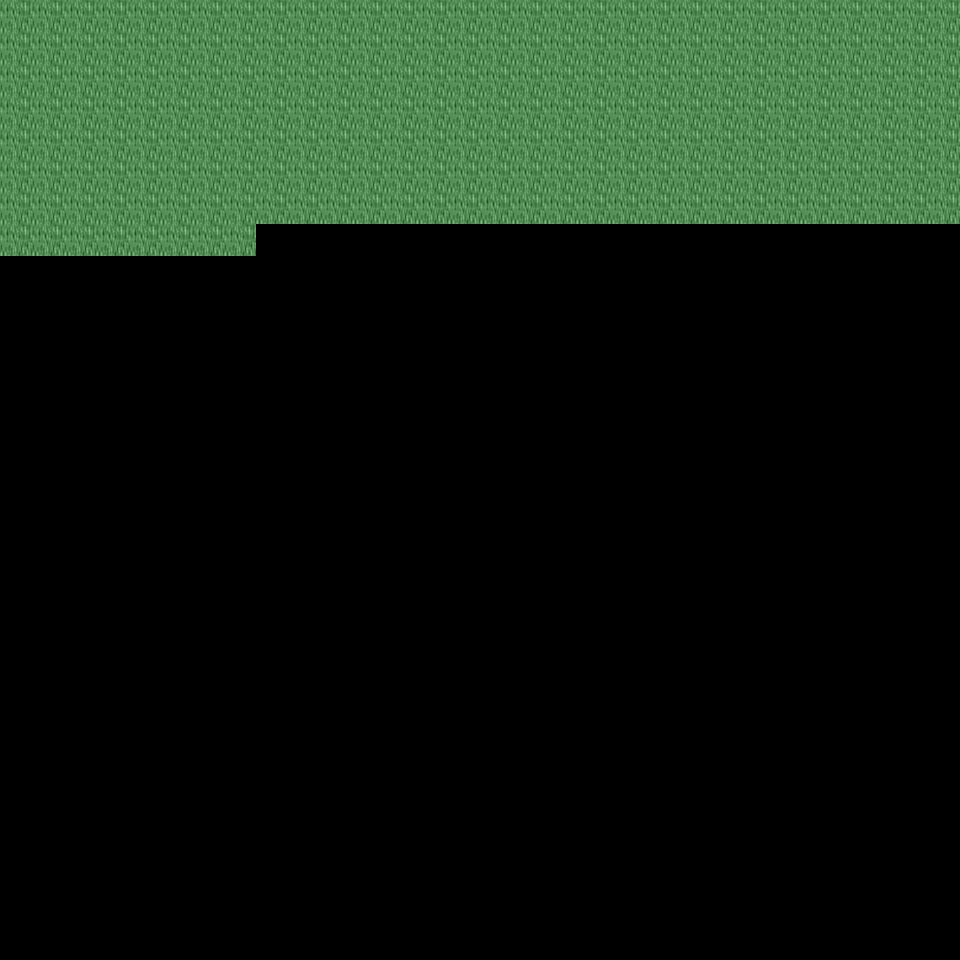

A 2D game scene composited from a Tiled map and its tileset images. What follows is a short description and the map's XML, with each tile layer's data collapsed to a summary:
An orthogonal 30x30 tile map with 32x32 px tiles, 6 tile layers (Ground, Object, Object2, Above, ...), 48 tilesets and 2 objects (2x mapExit).

<map version="1.0" orientation="orthogonal" renderorder="right-down" width="30" height="30" tilewidth="32" tileheight="32" nextobjectid="3">
  <tileset firstgid="1" name="tileset_ground_ground" tilewidth="32" tileheight="32" tilecount="33" columns="3">
    <image source="../drawable/tileset_ground_ground.png" width="96" height="352" />
  </tileset>
  <tileset firstgid="34" name="tileset_ground_ground_2" tilewidth="32" tileheight="32" tilecount="4" columns="4">
    <image source="../drawable/tileset_ground_ground_2.png" width="128" height="32" />
  </tileset>
  <tileset firstgid="38" name="tileset_ground_ridge_earth_dark" tilewidth="32" tileheight="32" tilecount="96" columns="12">
    <image source="../drawable/tileset_ground_ridge_earth_dark.png" width="384" height="256" />
  </tileset>
  <tileset firstgid="134" name="tileset_plant_grasses" tilewidth="32" tileheight="32" tilecount="6" columns="3">
    <image source="../drawable/tileset_plant_grasses.png" width="96" height="64" />
  </tileset>
  <tileset firstgid="140" name="tileset_plant_bush_bushes" tilewidth="32" tileheight="32" tilecount="10" columns="5">
    <image source="../drawable/tileset_plant_bush_bushes.png" width="160" height="64" />
  </tileset>
  <tileset firstgid="150" name="tileset_plant_flower_daisy_white" tilewidth="32" tileheight="32" tilecount="8" columns="2">
    <image source="../drawable/tileset_plant_flower_daisy_white.png" width="64" height="128" />
  </tileset>
  <tileset firstgid="158" name="tileset_building_fence_fence_chunky" tilewidth="32" tileheight="32" tilecount="21" columns="3">
    <image source="../drawable/tileset_building_fence_fence_chunky.png" width="96" height="224" />
  </tileset>
  <tileset firstgid="179" name="tileset_ground_rock_rocks_2" tilewidth="32" tileheight="32" tilecount="4" columns="2">
    <image source="../drawable/tileset_ground_rock_rocks_2.png" width="64" height="64" />
  </tileset>
  <tileset firstgid="183" name="tileset_building_roof_green" tilewidth="32" tileheight="32" tilecount="20" columns="5">
    <image source="../drawable/tileset_building_roof_green.png" width="160" height="128" />
  </tileset>
  <tileset firstgid="203" name="tileset_building_wall_wall_brown" tilewidth="32" tileheight="32" tilecount="12" columns="3">
    <image source="../drawable/tileset_building_wall_wall_brown.png" width="96" height="128" />
  </tileset>
  <tileset firstgid="215" name="tileset_plant_flower_daisy_red" tilewidth="32" tileheight="32" tilecount="8" columns="2">
    <image source="../drawable/tileset_plant_flower_daisy_red.png" width="64" height="128" />
  </tileset>
  <tileset firstgid="223" name="tileset_item_corpse_huge_animal" tilewidth="32" tileheight="32" tilecount="16" columns="2">
    <image source="../drawable/tileset_item_corpse_huge_animal.png" width="64" height="256" />
  </tileset>
  <tileset firstgid="239" name="tileset_plant_stump_rectangular" tilewidth="32" tileheight="32" tilecount="4" columns="2">
    <image source="../drawable/tileset_plant_stump_rectangular.png" width="64" height="64" />
  </tileset>
  <tileset firstgid="243" name="tileset_ground_rock_pebbles" tilewidth="32" tileheight="32" tilecount="3" columns="1">
    <image source="../drawable/tileset_ground_rock_pebbles.png" width="32" height="96" />
  </tileset>
  <tileset firstgid="246" name="tileset_plant_tree_tree_green" tilewidth="32" tileheight="32" tilecount="88" columns="8">
    <image source="../drawable/tileset_plant_tree_tree_green.png" width="256" height="352" />
  </tileset>
  <tileset firstgid="334" name="tileset_item_pot_dark_barrel" tilewidth="32" tileheight="32" tilecount="2" columns="1">
    <image source="../drawable/tileset_item_pot_dark_barrel.png" width="32" height="64" />
  </tileset>
  <tileset firstgid="336" name="tileset_plant_leaves" tilewidth="32" tileheight="32" tilecount="8" columns="4">
    <image source="../drawable/tileset_plant_leaves.png" width="128" height="64" />
  </tileset>
  <tileset firstgid="344" name="tileset_item_statue_cross" tilewidth="32" tileheight="32" tilecount="1" columns="1">
    <image source="../drawable/tileset_item_statue_cross.png" width="32" height="32" />
  </tileset>
  <tileset firstgid="345" name="tileset_ground_ladder_vertical_dark" tilewidth="32" tileheight="32" tilecount="3" columns="3">
    <image source="../drawable/tileset_ground_ladder_vertical_dark.png" width="96" height="32" />
  </tileset>
  <tileset firstgid="348" name="tileset_furniture_light_dark_torch" tilewidth="32" tileheight="32" tilecount="8" columns="2">
    <image source="../drawable/tileset_furniture_light_dark_torch.png" width="64" height="128" />
  </tileset>
  <tileset firstgid="356" name="tileset_building_door_door_n" tilewidth="32" tileheight="32" tilecount="6" columns="3">
    <image source="../drawable/tileset_building_door_door_n.png" width="96" height="64" />
  </tileset>
  <tileset firstgid="362" name="tileset_building_window_window_long" tilewidth="32" tileheight="32" tilecount="3" columns="3">
    <image source="../drawable/tileset_building_window_window_long.png" width="96" height="32" />
  </tileset>
  <tileset firstgid="365" name="tileset_building_roof_yellow" tilewidth="32" tileheight="32" tilecount="20" columns="5">
    <image source="../drawable/tileset_building_roof_yellow.png" width="160" height="128" />
  </tileset>
  <tileset firstgid="385" name="tileset_plant_vine" tilewidth="32" tileheight="32" tilecount="3" columns="1">
    <image source="../drawable/tileset_plant_vine.png" width="32" height="96" />
  </tileset>
  <tileset firstgid="388" name="tileset_logic_portal" tilewidth="32" tileheight="32" tilecount="24" columns="8">
    <image source="../drawable/tileset_logic_portal.png" width="256" height="96" />
  </tileset>
  <tileset firstgid="412" name="tileset_logic_collision" tilewidth="32" tileheight="32" tilecount="1" columns="1">
    <image source="../drawable/tileset_logic_collision.png" width="32" height="32" />
  </tileset>
  <tileset firstgid="413" name="tileset_logic_protection" tilewidth="32" tileheight="32" tilecount="2" columns="2">
    <image source="../drawable/tileset_logic_protection.png" width="64" height="32" />
  </tileset>
  <tileset firstgid="415" name="tileset_ground_green_paving" tilewidth="32" tileheight="32" tilecount="18" columns="3">
    <image source="../drawable/tileset_ground_green_paving.png" width="96" height="192" />
  </tileset>
  <tileset firstgid="433" name="tileset_ground_grass_2" tilewidth="32" tileheight="32" tilecount="21" columns="3">
    <image source="../drawable/tileset_ground_grass_2.png" width="96" height="224" />
  </tileset>
  <tileset firstgid="454" name="tileset_ground_earth_edges" tilewidth="32" tileheight="32" tilecount="18" columns="6">
    <image source="../drawable/tileset_ground_earth_edges.png" width="192" height="96" />
  </tileset>
  <tileset firstgid="472" name="tileset_ground_grass_corners" tilewidth="32" tileheight="32" tilecount="24" columns="6">
    <image source="../drawable/tileset_ground_grass_corners.png" width="192" height="128" />
  </tileset>
  <tileset firstgid="496" name="tileset_ground_earth_edges_yellowgreen" tilewidth="32" tileheight="32" tilecount="15" columns="5">
    <image source="../drawable/tileset_ground_earth_edges_yellowgreen.png" width="160" height="96" />
  </tileset>
  <tileset firstgid="511" name="tileset_ground_water_pool" tilewidth="32" tileheight="32" tilecount="72" columns="3">
    <image source="../drawable/tileset_ground_water_pool.png" width="96" height="768" />
  </tileset>
  <tileset firstgid="583" name="tileset_building_house_pink_blue" tilewidth="32" tileheight="32" tilecount="99" columns="11">
    <image source="../drawable/tileset_building_house_pink_blue.png" width="352" height="288" />
  </tileset>
  <tileset firstgid="682" name="tileset_plant_flower_foxgloves" tilewidth="32" tileheight="32" tilecount="4" columns="2">
    <image source="../drawable/tileset_plant_flower_foxgloves.png" width="64" height="64" />
  </tileset>
  <tileset firstgid="686" name="tileset_plant_tree_evergreen" tilewidth="32" tileheight="32" tilecount="36" columns="3">
    <image source="../drawable/tileset_plant_tree_evergreen.png" width="96" height="384" />
  </tileset>
  <tileset firstgid="722" name="tileset_plant_tree_spruce" tilewidth="32" tileheight="32" tilecount="6" columns="2">
    <image source="../drawable/tileset_plant_tree_spruce.png" width="64" height="96" />
  </tileset>
  <tileset firstgid="728" name="tileset_plant_bush_large_green" tilewidth="32" tileheight="32" tilecount="9" columns="3">
    <image source="../drawable/tileset_plant_bush_large_green.png" width="96" height="96" />
  </tileset>
  <tileset firstgid="737" name="tileset_plant_stump_hollow_logs" tilewidth="32" tileheight="32" tilecount="6" columns="3">
    <image source="../drawable/tileset_plant_stump_hollow_logs.png" width="96" height="64" />
  </tileset>
  <tileset firstgid="743" name="tileset_plant_stump_small_stump" tilewidth="32" tileheight="32" tilecount="4" columns="2">
    <image source="../drawable/tileset_plant_stump_small_stump.png" width="64" height="64" />
  </tileset>
  <tileset firstgid="747" name="tileset_plant_bush_bush_pinks" tilewidth="32" tileheight="32" tilecount="4" columns="2">
    <image source="../drawable/tileset_plant_bush_bush_pinks.png" width="64" height="64" />
  </tileset>
  <tileset firstgid="751" name="tileset_building_outhouse" tilewidth="32" tileheight="32" tilecount="12" columns="3">
    <image source="../drawable/tileset_building_outhouse.png" width="96" height="128" />
  </tileset>
  <tileset firstgid="763" name="tileset_item_pot_wooden_bins" tilewidth="32" tileheight="32" tilecount="4" columns="2">
    <image source="../drawable/tileset_item_pot_wooden_bins.png" width="64" height="64" />
  </tileset>
  <tileset firstgid="767" name="tileset_ground_dry_grass" tilewidth="32" tileheight="32" tilecount="54" columns="9">
    <image source="../drawable/tileset_ground_dry_grass.png" width="288" height="192" />
  </tileset>
  <tileset firstgid="821" name="tileset_ground_grass_edges" tilewidth="32" tileheight="32" tilecount="36" columns="12">
    <image source="../drawable/tileset_ground_grass_edges.png" width="384" height="96" />
  </tileset>
  <tileset firstgid="857" name="tileset_light_light_1x1" tilewidth="32" tileheight="32" tilecount="3" columns="3">
    <image source="../drawable/tileset_light_light_1x1.png" width="96" height="32" />
  </tileset>
  <tileset firstgid="860" name="tileset_building_huts" tilewidth="32" tileheight="32" tilecount="338" columns="26">
    <image source="../drawable/tileset_building_huts.png" width="832" height="416" />
  </tileset>
  <tileset firstgid="1198" name="tileset_light_door_light" tilewidth="32" tileheight="32" tilecount="12" columns="3">
    <image source="../drawable/tileset_light_door_light.png" width="96" height="128" />
  </tileset>
  <layer name="Ground" width="30" height="30">
    <data>[900 cells, 218 non-empty, 1 distinct tile ids]</data>
  </layer>
  <layer name="Object" width="30" height="30">
    <data>[900 cells, 0 non-empty, 0 distinct tile ids]</data>
  </layer>
  <layer name="Object2" width="30" height="30">
    <data>[900 cells, 0 non-empty, 0 distinct tile ids]</data>
  </layer>
  <layer name="Above" width="30" height="30">
    <data>[900 cells, 0 non-empty, 0 distinct tile ids]</data>
  </layer>
  <layer name="Above2" width="30" height="30">
    <data>[900 cells, 0 non-empty, 0 distinct tile ids]</data>
  </layer>
  <layer name="Walkable" width="30" height="30">
    <data>[900 cells, 0 non-empty, 0 distinct tile ids]</data>
  </layer>
  <objectgroup name="MapEvents">
    <object id="1" name="north" type="mapExit" x="0" y="0" width="960" height="32">
      <properties>
        <property name="map" value="level_0_x123_y11" />
        <property name="x" value="0" />
        <property name="y" value="28" />
      </properties>
    </object>
    <object id="2" name="west" type="mapExit" x="0" y="0" width="32" height="960">
      <properties>
        <property name="map" value="level_0_x122_y12" />
        <property name="x" value="28" />
        <property name="y" value="0" />
      </properties>
    </object>
  </objectgroup>
</map>
